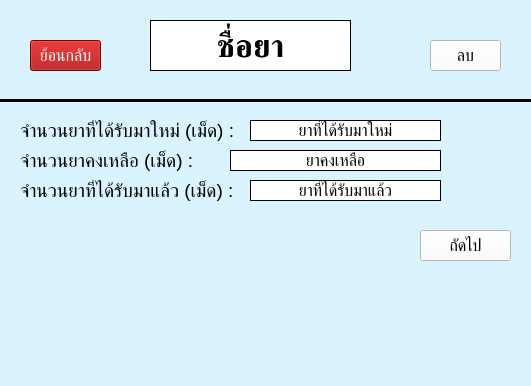
<?xml version="1.0" encoding="UTF-8"?>
<ui version="4.0">
 <class>each_drug2</class>
 <widget class="QMainWindow" name="each_drug2">
  <property name="geometry">
   <rect>
    <x>0</x>
    <y>0</y>
    <width>531</width>
    <height>386</height>
   </rect>
  </property>
  <property name="windowTitle">
   <string>ยาแต่ละตัว</string>
  </property>
  <property name="styleSheet">
   <string notr="true">background-color: rgb(217, 244, 255)</string>
  </property>
  <widget class="QWidget" name="centralwidget">
   <widget class="QLabel" name="label_6">
    <property name="geometry">
     <rect>
      <x>250</x>
      <y>120</y>
      <width>191</width>
      <height>21</height>
     </rect>
    </property>
    <property name="font">
     <font>
      <pointsize>12</pointsize>
      <weight>50</weight>
      <bold>false</bold>
     </font>
    </property>
    <property name="styleSheet">
     <string notr="true">background-color: rgb(255, 255, 255);</string>
    </property>
    <property name="frameShape">
     <enum>QFrame::Box</enum>
    </property>
    <property name="lineWidth">
     <number>1</number>
    </property>
    <property name="text">
     <string>ยาที่ได้รับมาใหม่</string>
    </property>
    <property name="textFormat">
     <enum>Qt::AutoText</enum>
    </property>
    <property name="scaledContents">
     <bool>false</bool>
    </property>
    <property name="alignment">
     <set>Qt::AlignCenter</set>
    </property>
    <property name="wordWrap">
     <bool>true</bool>
    </property>
   </widget>
   <widget class="QPushButton" name="next_pushButton">
    <property name="geometry">
     <rect>
      <x>420</x>
      <y>230</y>
      <width>91</width>
      <height>31</height>
     </rect>
    </property>
    <property name="font">
     <font>
      <pointsize>12</pointsize>
     </font>
    </property>
    <property name="styleSheet">
     <string notr="true">background-color: rgb(255, 255, 255);</string>
    </property>
    <property name="text">
     <string>ถัดไป</string>
    </property>
   </widget>
   <widget class="QLabel" name="drugStill">
    <property name="geometry">
     <rect>
      <x>20</x>
      <y>150</y>
      <width>221</width>
      <height>21</height>
     </rect>
    </property>
    <property name="font">
     <font>
      <pointsize>14</pointsize>
     </font>
    </property>
    <property name="text">
     <string>จำนวนยาคงเหลือ (เม็ด) :</string>
    </property>
   </widget>
   <widget class="Line" name="line">
    <property name="geometry">
     <rect>
      <x>-10</x>
      <y>90</y>
      <width>551</width>
      <height>20</height>
     </rect>
    </property>
    <property name="frameShadow">
     <enum>QFrame::Plain</enum>
    </property>
    <property name="lineWidth">
     <number>3</number>
    </property>
    <property name="orientation">
     <enum>Qt::Horizontal</enum>
    </property>
   </widget>
   <widget class="QLabel" name="label">
    <property name="geometry">
     <rect>
      <x>150</x>
      <y>20</y>
      <width>201</width>
      <height>51</height>
     </rect>
    </property>
    <property name="font">
     <font>
      <pointsize>24</pointsize>
      <weight>75</weight>
      <bold>true</bold>
     </font>
    </property>
    <property name="styleSheet">
     <string notr="true">background-color: rgb(255, 255, 255);</string>
    </property>
    <property name="frameShape">
     <enum>QFrame::Box</enum>
    </property>
    <property name="lineWidth">
     <number>1</number>
    </property>
    <property name="text">
     <string>ชื่อยา</string>
    </property>
    <property name="textFormat">
     <enum>Qt::AutoText</enum>
    </property>
    <property name="scaledContents">
     <bool>false</bool>
    </property>
    <property name="alignment">
     <set>Qt::AlignCenter</set>
    </property>
    <property name="wordWrap">
     <bool>true</bool>
    </property>
   </widget>
   <widget class="QLabel" name="drugNew">
    <property name="geometry">
     <rect>
      <x>20</x>
      <y>120</y>
      <width>221</width>
      <height>21</height>
     </rect>
    </property>
    <property name="font">
     <font>
      <pointsize>14</pointsize>
     </font>
    </property>
    <property name="text">
     <string>จำนวนยาที่ได้รับมาใหม่ (เม็ด) :</string>
    </property>
   </widget>
   <widget class="QLabel" name="drugGot">
    <property name="geometry">
     <rect>
      <x>20</x>
      <y>180</y>
      <width>221</width>
      <height>21</height>
     </rect>
    </property>
    <property name="font">
     <font>
      <pointsize>14</pointsize>
     </font>
    </property>
    <property name="text">
     <string>จำนวนยาที่ได้รับมาแล้ว (เม็ด) :</string>
    </property>
   </widget>
   <widget class="QPushButton" name="add_back_pushButton">
    <property name="geometry">
     <rect>
      <x>30</x>
      <y>40</y>
      <width>71</width>
      <height>31</height>
     </rect>
    </property>
    <property name="font">
     <font>
      <pointsize>12</pointsize>
     </font>
    </property>
    <property name="styleSheet">
     <string notr="true">color: rgb(255, 255, 255);
background-color: rgb(166, 0, 0)</string>
    </property>
    <property name="text">
     <string>ย้อนกลับ</string>
    </property>
   </widget>
   <widget class="QLabel" name="label_7">
    <property name="geometry">
     <rect>
      <x>230</x>
      <y>150</y>
      <width>211</width>
      <height>21</height>
     </rect>
    </property>
    <property name="font">
     <font>
      <pointsize>12</pointsize>
      <weight>50</weight>
      <bold>false</bold>
     </font>
    </property>
    <property name="styleSheet">
     <string notr="true">background-color: rgb(255, 255, 255);</string>
    </property>
    <property name="frameShape">
     <enum>QFrame::Box</enum>
    </property>
    <property name="lineWidth">
     <number>1</number>
    </property>
    <property name="text">
     <string>ยาคงเหลือ</string>
    </property>
    <property name="textFormat">
     <enum>Qt::AutoText</enum>
    </property>
    <property name="scaledContents">
     <bool>false</bool>
    </property>
    <property name="alignment">
     <set>Qt::AlignCenter</set>
    </property>
    <property name="wordWrap">
     <bool>true</bool>
    </property>
   </widget>
   <widget class="QPushButton" name="delete_pushButton">
    <property name="geometry">
     <rect>
      <x>430</x>
      <y>40</y>
      <width>71</width>
      <height>31</height>
     </rect>
    </property>
    <property name="font">
     <font>
      <pointsize>12</pointsize>
     </font>
    </property>
    <property name="styleSheet">
     <string notr="true">background-color: rgb(255, 255, 255);</string>
    </property>
    <property name="text">
     <string>ลบ</string>
    </property>
   </widget>
   <widget class="QLabel" name="label_8">
    <property name="geometry">
     <rect>
      <x>250</x>
      <y>180</y>
      <width>191</width>
      <height>21</height>
     </rect>
    </property>
    <property name="font">
     <font>
      <pointsize>12</pointsize>
      <weight>50</weight>
      <bold>false</bold>
     </font>
    </property>
    <property name="styleSheet">
     <string notr="true">background-color: rgb(255, 255, 255);</string>
    </property>
    <property name="frameShape">
     <enum>QFrame::Box</enum>
    </property>
    <property name="lineWidth">
     <number>1</number>
    </property>
    <property name="text">
     <string>ยาที่ได้รับมาแล้ว</string>
    </property>
    <property name="textFormat">
     <enum>Qt::AutoText</enum>
    </property>
    <property name="scaledContents">
     <bool>false</bool>
    </property>
    <property name="alignment">
     <set>Qt::AlignCenter</set>
    </property>
    <property name="wordWrap">
     <bool>true</bool>
    </property>
   </widget>
  </widget>
 </widget>
 <resources/>
 <connections/>
</ui>
